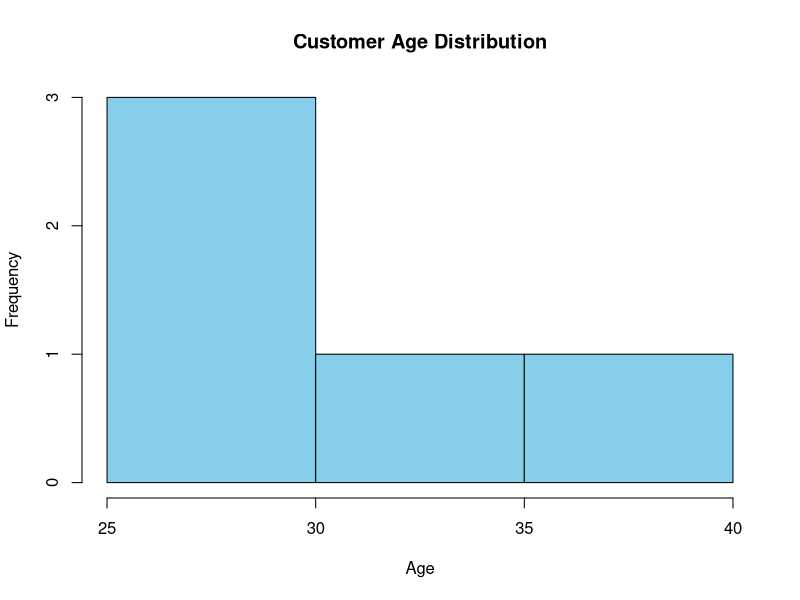
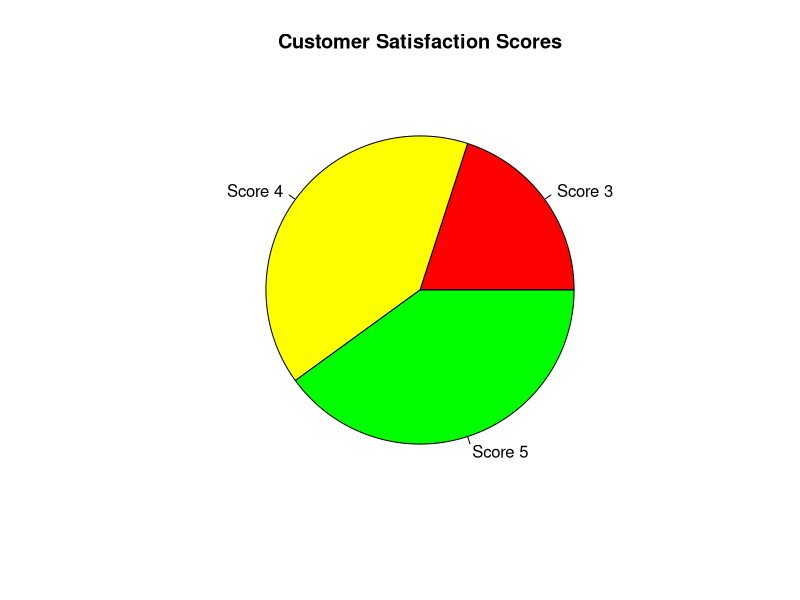
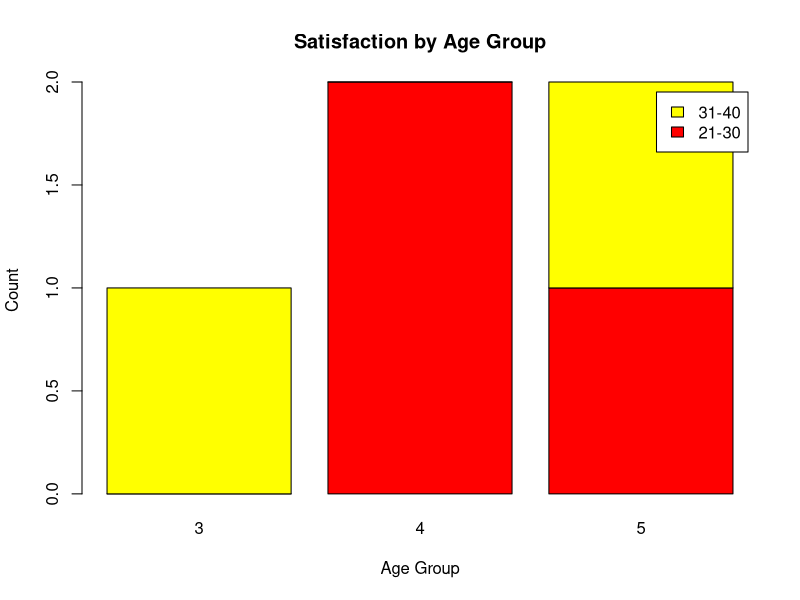
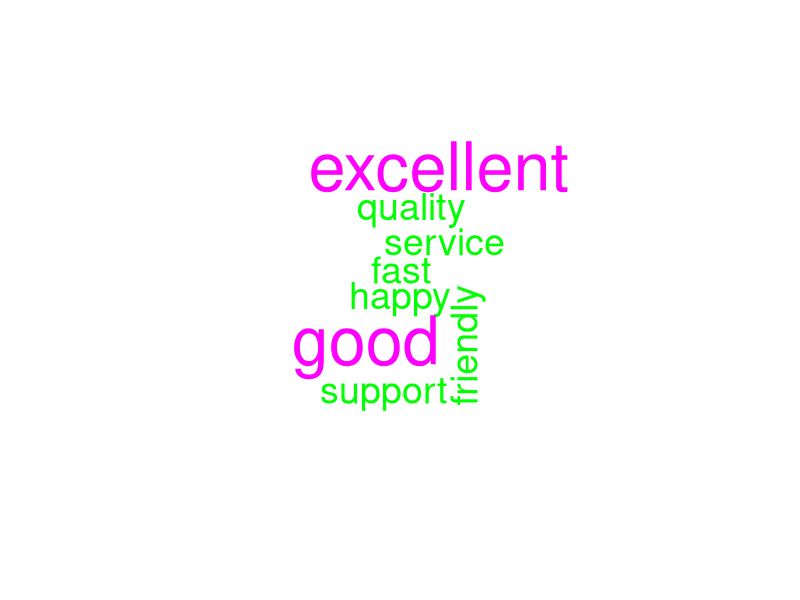

Recreate these plots in R, in order.
library(ggplot2)
library(wordcloud)

customer_id <- c(1,2,3,4,5)
age <- c(25,30,35,28,40)
score <- c(4,5,3,4,5)

data <- data.frame(customer_id,age,score)

hist(data$age,
     main="Customer Age Distribution",
     xlab="Age",
     ylab="Frequency",
     col="skyblue")

pie(table(data$score),
    main="Customer Satisfaction Scores",
    labels=c("Score 3","Score 4","Score 5"),
    col=c("red","yellow","green"))

data$AgeGroup <- c("21-30","21-30","31-40","21-30","31-40")

barplot(table(data$AgeGroup,data$score),
        main="Satisfaction by Age Group",
        xlab="Age Group",
        ylab="Count",
        col=c("red","yellow","green"),
        legend=TRUE)

feedback <- c("good","excellent","happy","quality","service","fast","friendly","support","good","excellent")

wordcloud(feedback,
          colors=rainbow(6))
